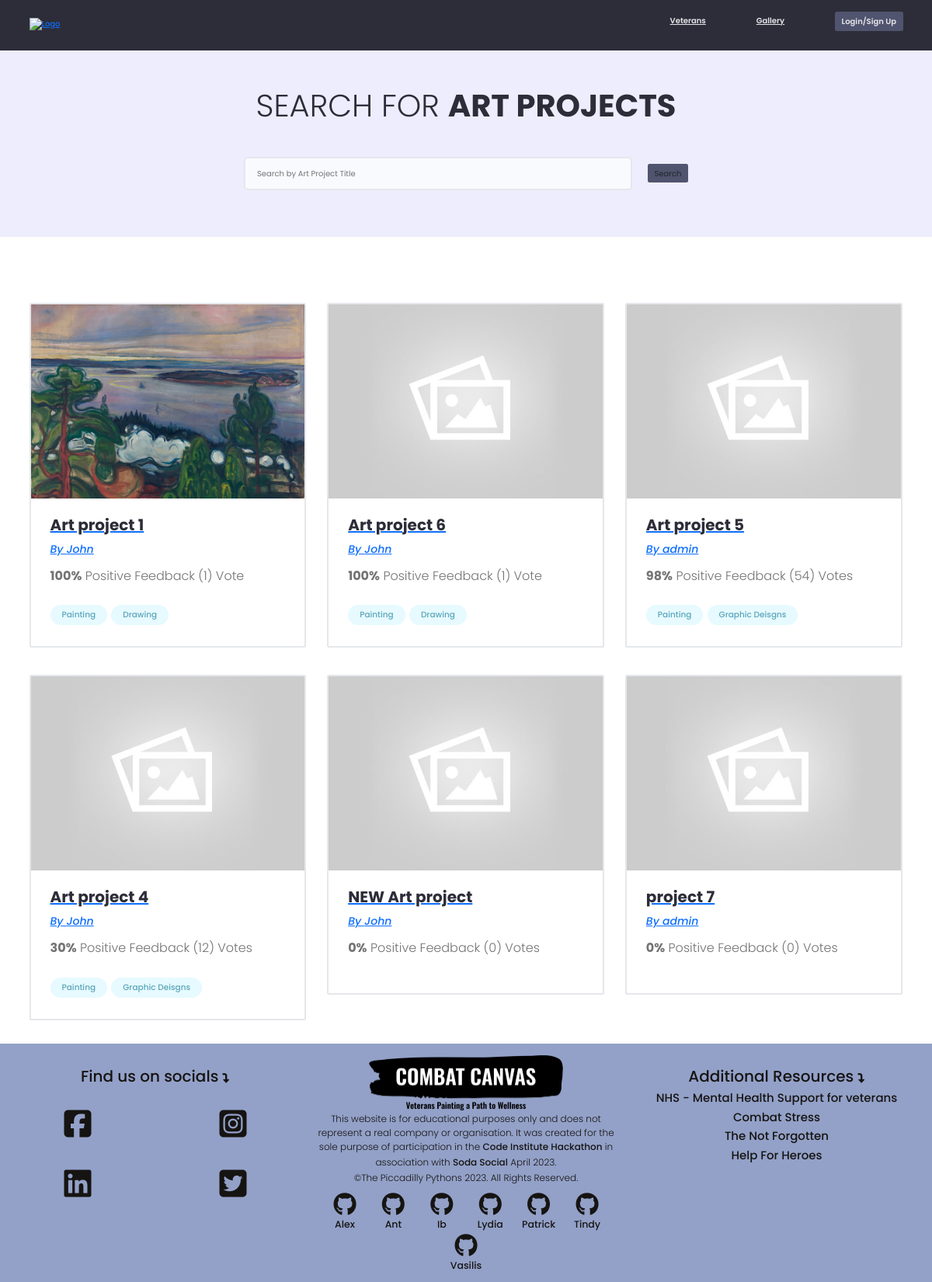
The page /projects/ on the database as committed earlier.
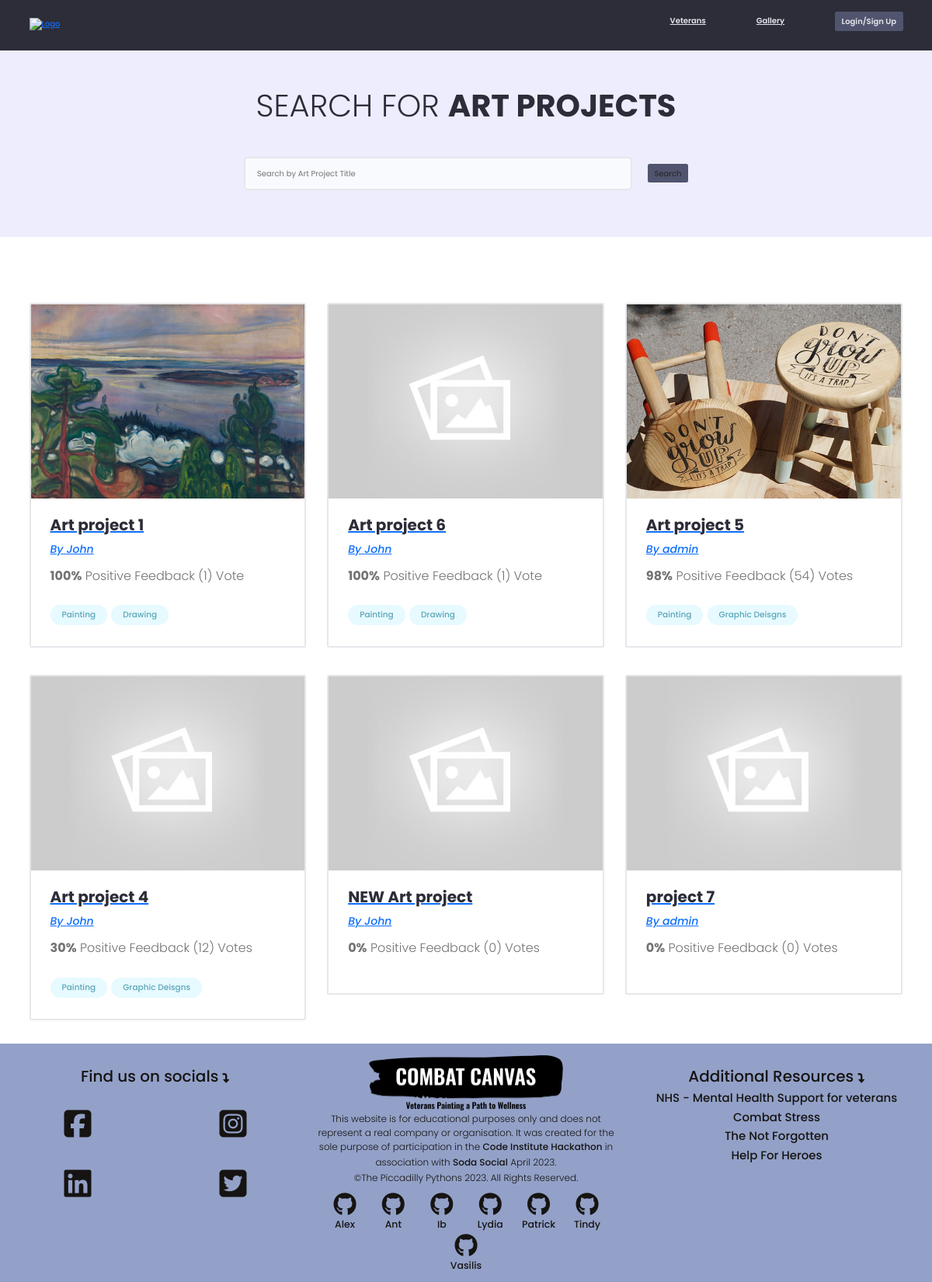
The same page on the database as committed later.
### projects/models.py (models this page shows, shortened)
class Project(models.Model):
    owner = models.ForeignKey(
        Profile, null=True, blank=True, on_delete=models.CASCADE)
    title = models.CharField(max_length=200)
    description = models.TextField(null=True, blank=True)
    featured_image = models.ImageField(
        null=True, blank=True, default="default.jpg")
    demo_link = models.CharField(max_length=2000, null=True, blank=True)
    tags = models.ManyToManyField('Tag', blank=True)
    vote_total = models.IntegerField(default=0, null=True, blank=True)
    vote_ratio = models.IntegerField(default=0, null=True, blank=True)
    created = models.DateTimeField(auto_now_add=True)
    id = models.UUIDField(default=uuid.uuid4, unique=True,
                          primary_key=True, editable=False)
    class Meta:
        ordering = ['-vote_ratio', '-vote_total', 'title']
    @property
    def imageURL(self):
        try:
            url = self.featured_image.url
        except:
            url = ''
        return url

class Tag(models.Model):
    name = models.CharField(max_length=200)
    created = models.DateTimeField(auto_now_add=True)
    id = models.UUIDField(default=uuid.uuid4, unique=True,
                          primary_key=True, editable=False)
    def __str__(self):
        return self.name

### users/models.py (models this page shows, shortened)
class Profile(models.Model):
    user = models.OneToOneField(
        User, on_delete=models.CASCADE, null=True, blank=True)
    name = models.CharField(max_length=200, blank=True, null=True)
    email = models.EmailField(max_length=500, blank=True, null=True)
    username = models.CharField(max_length=200, blank=True, null=True)
    location = models.CharField(max_length=200, blank=True, null=True)
    short_intro = models.CharField(max_length=200, blank=True, null=True)
    bio = models.TextField(blank=True, null=True)
    profile_image = models.ImageField(
        null=True, blank=True, upload_to='profiles/', default="profiles/user-default.png")
    social_twitter = models.CharField(max_length=200, blank=True, null=True)
    social_linkedin = models.CharField(max_length=200, blank=True, null=True)
    social_youtube = models.CharField(max_length=200, blank=True, null=True)
    social_website = models.CharField(max_length=200, blank=True, null=True)
    created = models.DateTimeField(auto_now_add=True)
    id = models.UUIDField(default=uuid.uuid4, unique=True,
                          primary_key=True, editable=False)
    class Meta:
        ordering = ['created']

### projects/views.py (the view)
# urls.py: path('projects/', include('projects.urls')),
def projects(request):
    projects, search_query = searchProjects(request)
    custom_range, projects = paginateProjects(request, projects, 6)
    context = {'projects': projects,
               'search_query': search_query, 'custom_range': custom_range}
    return render(request, 'projects/projects.html', context)

### projects/templates/projects/projects.html (shortened to what this page needs)
{% extends 'base.html' %}
{% block content %}
<main class="projects">
    <section class="hero-section text-center">
        <div class="container container--narrow">
            <div class="hero-section__box">
                <h2>Search for <span>Art Projects</span></h2>
            </div>
            <div class="hero-section__search">
                <form id='searchForm' class="form" action="{% url 'projects' %}" method="get">
                    <div class="form__field">
                        <input class="input input--text" id="formInput#search" type="text" name="search_query"
                            placeholder="Search by Art Project Title" value="{{search_query}}" />
                    </div>
                    <input class="btn btn--sub btn--lg" type="submit" value="Search" />
                </form>
            </div>
        </div>
    </section>
    <section class="projectsList">
        <div class="container">
            <div class="grid grid--three">
                {% for project in projects %}
                <div class="column">
                    <div class="card project">
                        <a href="{% url 'project' project.id %}" class="project">
                            <img class="project__thumbnail" src="{{project.imageURL}}" alt="project thumbnail" />
                            <div class="card__body">
                                <h3 class="project__title">{{project.title}}</h3>
                                <p><a class="project__author" href="{% url 'user-profile' project.owner.id %}">By
                                        {{project.owner.name}}</a>
                                </p>
                                <p class="project--rating">
                                    <span style="font-weight: bold;">{{project.vote_ratio}}%</span> Positive
                                    Feedback ({{project.vote_total}}) Vote{{project.vote_total|pluralize:"s"}}
                                </p>
                                <div class="project__tags">
                                    {% for tag in project.tags.all %}
                                    <span class="tag tag--pill tag--main">
                                        <small>{{tag}}</small>
                                    </span>
                                    {% endfor %}
                                </div>
                            </div>
                        </a>
                    </div>
                </div>
                {% endfor %}
            </div>
        </div>
    </section>
</main>
{% endblock %}

### templates/base.html (shortened to what this page needs)
<!DOCTYPE html>
{% load static %}
<html lang="en">
<head>
    <link rel="stylesheet" href="https://cdn.iconmonstr.com/1.3.0/css/iconmonstr-iconic-font.min.css" />
    <link rel="stylesheet" href="{% static 'uikit/styles/uikit.css' %}" />
    <link href="https://cdn.jsdelivr.net/npm/bootstrap@5.0.2/dist/css/bootstrap.min.css" rel="stylesheet"
>
    <link rel="stylesheet" href="{% static 'styles/app.css' %}" />
</head>
<body>
    {% include 'navbar.html' %}
    {% block content %}
    {% endblock content %}
    {% include 'footer.html' %}
</body>
</html>

### templates/navbar.html (shortened to what this page needs)
{% load static %}
  <header class="header">
    <div class="container container--narrow">
      <a href="{% url 'home' %}" class="header__logo">
        <img src="{% static 'images/logo.svg' %}" alt=" Logo" />
      </a>
      <nav class="header__nav">
        <ul class="header__menu">
          <li class="header__menuItem"><a href="{% url 'profiles' %}">Veterans</a></li>
          <li class="header__menuItem"><a href="{% url 'projects' %}">Gallery</a></li>
          {% if request.user.is_authenticated %}
          <li class="header__menuItem"><a href="{% url 'inbox' %}">Inbox</a></li>
          <li class="header__menuItem"><a href="{% url 'account' %}">Account</a></li>
          <li class="header__menuItem"><a href="{% url 'logout' %}" class="btn btn--sub">Logout</a></li>
          {% else %}
          <li class="header__menuItem"><a href="{% url 'login' %}" class="btn btn--sub">Login/Sign Up</a></li>
          {% endif %}
        </ul>
      </nav>
    </div>
  </header>

### templates/footer.html
{% load static %}
<footer class="container-fluid">
    <div class="row">
        <div class="col-12 col-md-4 footer-center pt-5 order-1">
            <h2>Find us on socials&nbsp<i class="fa-solid fa-turn-down fs-5"></i></h2>
            <ul class="row list-unstyled">
                <li class="col-6 social-icon">
                    <a href="https://www.facebook.com" target="_blank">
                        <i class="fa-brands fa-square-facebook"></i>
                    </a>
                </li>
                <li class="col-6 social-icon">
                    <a href="https://www.instagram.com" target="_blank">
                        <i class="fa-brands fa-square-instagram"></i>
                    </a>
                </li>
                <li class="col-6 social-icon">
                    <a href="https://www.linkedin.com" target="_blank">
                        <i class="fa-brands fa-linkedin"></i>
                    </a>
                </li>
                <li class="col-6 social-icon">
                    <a href="https://www.twitter.com" target="_blank">
                        <i class="fa-brands fa-square-twitter"></i>
                    </a>
                </li>
            </ul>
        </div>
        <div class="col-12 col-md-4 order-3 order-md-2">
            <ul class="list-unstyled">
                <li class="footer-center">
                    <a href="#">
                        <img id="footer-logo" src="../static/images/logo1.png" alt="Combat canvas logo">
                    </a>
                </li>
                <li class="footer-center">
                    <p id="disclaimer">This website is for educational purposes only and does not represent a real
                        company or organisation. It was created for the sole purpose of participation in the <a
                            href="https://hackathon.codeinstitute.net/" target="_blank">Code Institute Hackathon</a> in
                        association with <a href="https://www.trustinsoda.com/" target="_blank">Soda Social</a> April
                        2023. <br>©The Piccadilly Pythons 2023. All Rights Reserved.</p>
                </li>
                <li class="footer-center fs-5">
                    <a href="https://" target="_blank"><i class="fa-brands fa-github github-icons"></i><br>Alex</a>
                    <a href="https://" target="_blank"><i class="fa-brands fa-github github-icons"></i><br>Ant</a>
                    <a href="https://" target="_blank"><i class="fa-brands fa-github github-icons"></i><br>Ib</a>
                    <a href="https://" target="_blank"><i class="fa-brands fa-github github-icons"></i><br>Lydia</a>
                    <a href="https://" target="_blank"><i class="fa-brands fa-github github-icons"></i><br>Patrick</a>
                    <a href="https://" target="_blank"><i class="fa-brands fa-github github-icons"></i><br>Tindy</a>
                    <a href="https://" target="_blank"><i class="fa-brands fa-github github-icons"></i><br>Vasilis</a>
                </li>
            </ul>
        </div>
        <div class="col-12 col-md-4 pt-5 px-5 footer-center order-2 order-md-3">
            <h2>Additional Resources&nbsp<i class="fa-solid fa-turn-down fs-5"></i></h2>
            <ul class="list-unstyled fs-4">
                <li>
                    <a href="https://www.nhs.uk/nhs-services/armed-forces-community/mental-health/veterans-reservists/"
                        target="_blank">NHS - Mental Health Support for veterans</a>
                </li>
                <li>
                    <a href="https://combatstress.org.uk/" target="_blank">Combat Stress</a>
                </li>
                <li>
                    <a href="https://thenotforgotten.org/" target="_blank">The Not Forgotten</a>
                </li>
                <li>
                    <a href="https://www.helpforheroes.org.uk/" target="_blank">Help For Heroes</a>
                </li>
            </ul>
        </div>
    </div>
</footer>

Rows that differ between the two databases and show on the page:
changed Project "Art project 5": imageURL: picture added in place of a placeholder
